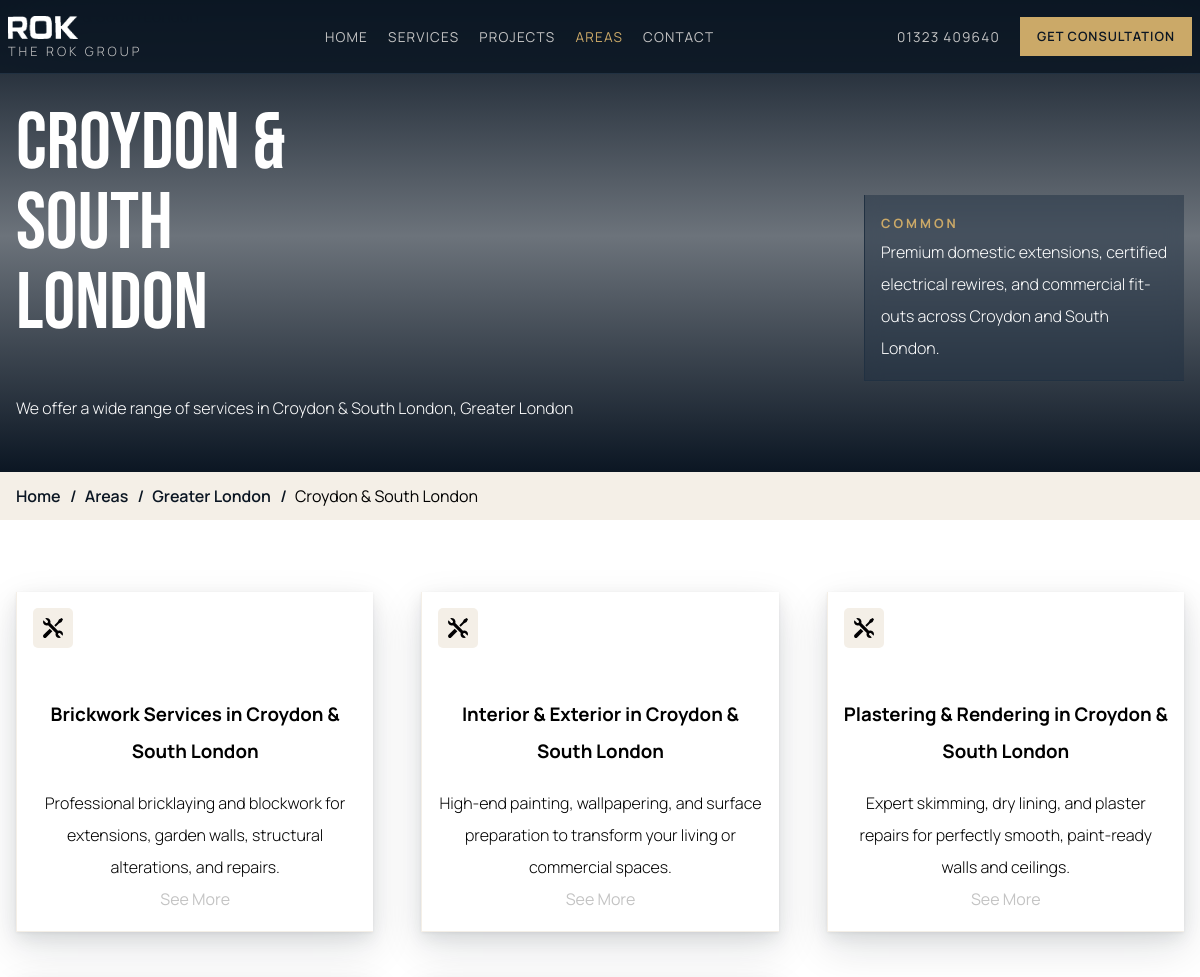
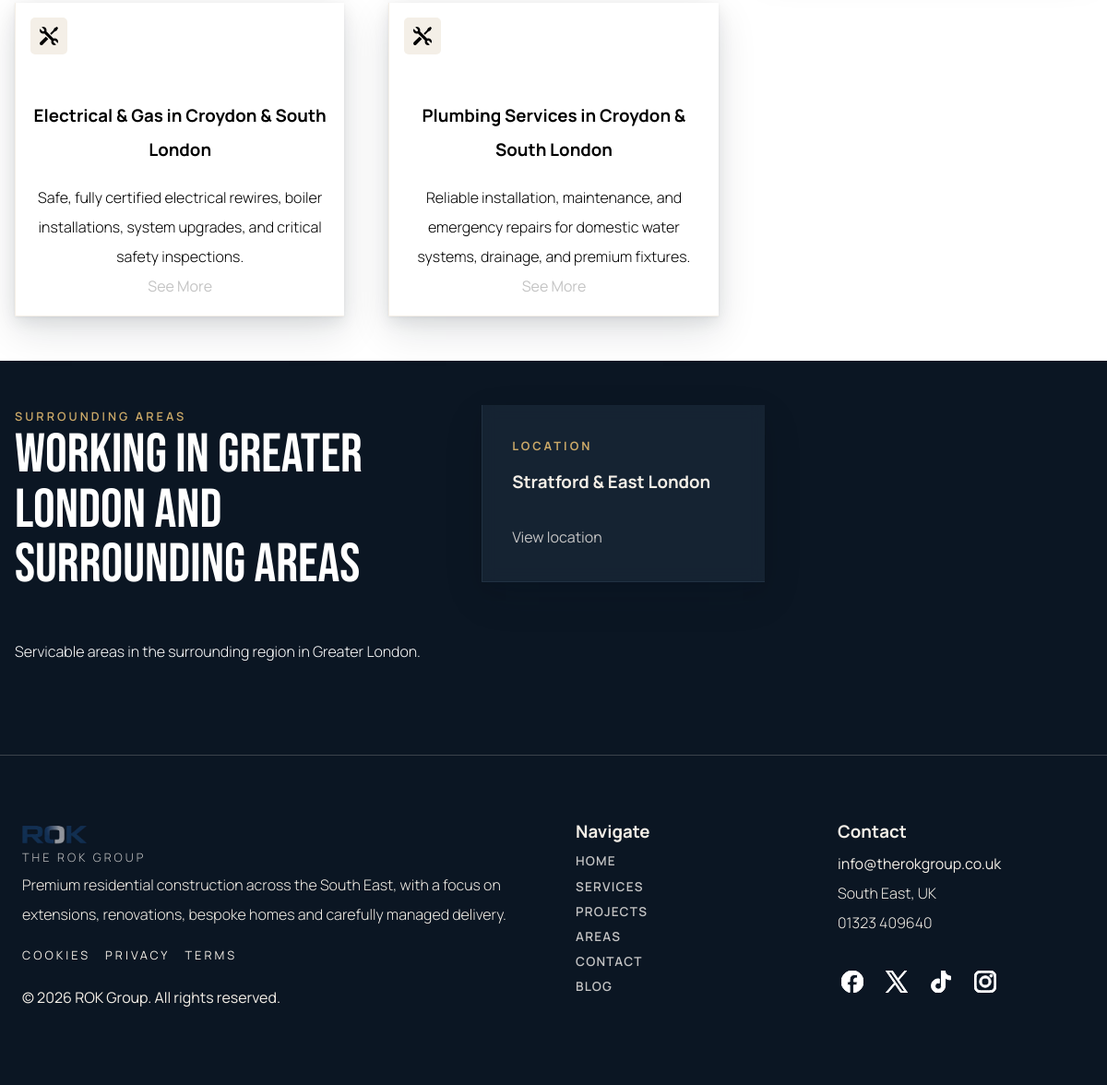
The app's page /locations/croydon-south-east with its own data (2 pictures, top to bottom).
### models/location.py (models this page shows, shortened)
class Location(db.Model):
    __tablename__ = "locations"
    id = db.Column(db.Integer, primary_key=True)
    area_id = db.Column(db.Integer, db.ForeignKey('areas.id'), nullable=False)
    area = db.relationship('Area', backref=db.backref('locations', lazy=True))
    title = db.Column(db.String(255), nullable=False)
    short_description = db.Column(db.String(512), nullable=True)
    long_description = db.Column(db.Text, nullable=True)
    slug = db.Column(db.String(255), nullable=True)
    @classmethod
    def get_by_slug(cls, slug):
        return cls.query.filter_by(slug=slug).first()

### models/area.py (models this page shows, shortened)
class Area(db.Model):
    __tablename__ = 'areas'
    id = db.Column(db.Integer, primary_key=True)
    title = db.Column(db.String(255), nullable=False)
    short_desc = db.Column(db.String(500), nullable=False)
    featured_media_id = db.Column(db.Integer,  db.ForeignKey('media.id'), nullable=True)
    featured_media = db.relationship('Media', backref=db.backref('featured_area_images', lazy=True))

### models/service.py (models this page shows, shortened)
class Service(db.Model):
    __tablename__ = 'services'
    id = db.Column(db.Integer, primary_key=True)
    title = db.Column(db.String(255), unique=True, nullable=False )
    short_desc = db.Column(db.String(500), nullable=False)
    desc = db.Column(db.Text, nullable=False)
    slug = db.Column(db.String(255), nullable=False)
    benefits_list_id = db.Column(db.Integer, db.ForeignKey('lisits.id'), nullable=True)
    benefits_list = db.relationship('List', backref=db.backref('service', uselist=False))
    @classmethod
    def get_all(cls):
        return cls.query.all()

### models/policy.py (models this page shows, shortened)
class Policy(db.Model):
    id = db.Column(db.Integer, primary_key=True, nullable=False)
    title = db.Column(db.String(255), nullable=False)
    nav_title = db.Column(db.String(255), nullable=True)
    slug = db.Column(db.String(255), unique=True, nullable=True)
    content = db.Column(db.Text, nullable=False)
    @classmethod
    def get_all(cls):
        return cls.query.all()

### models/social.py (models this page shows, shortened)
class Social(db.Model):
    __tablename__ = "socials"
    id = db.Column(db.Integer, primary_key=True, nullable=False)
    title = db.Column(db.String(255), nullable=False)
    page_uri = db.Column(db.String(255), nullable=False)
    handle = db.Column(db.String(100), nullable=False)
    icon = db.Column(db.Text, nullable=True)
    @classmethod
    def get_all(cls):
        return cls.query.all()

### app.py (the view)
@app.route("/locations/<string:slug>")
def location_detail(slug):
    location = Location.get_by_slug(slug)
    context = {
        'location' : location,
        'services' : Service.get_all(),
    }
    return render_template("pages/location-detail.html", **context)

### app.py (called while the page is built)
@app.context_processor
def get_footer():
    socials = Social.get_all()
    policies = Policy.get_all()
    return dict(current_year=datetime.datetime.now().year, socials=socials, policies=policies)

### templates/pages/location-detail.html
{% extends 'base.html' %}
   {% block hero %}
    <section class="hero short">
        <div class="slider dark">
            {% if location.featured_image %}
                <img alt="{{ location.title }}" title="{{ location.title }}" src="{{ location.featured_image }}"/>
            {% else %}
                <img alt="{{ location.title }}" title="{{ location.title }}" src="{% if location.area.featured_image %}{{ location.area.featured_image.get_absolute_url() }}{% else %}/static/img/slider/areas-placeholder.png{% endif %}"/>
            {% endif %}
        </div>
        <div class="hero__body content grid center-y g-3 full-height col-2 pt-4">
            <div>
                <h1 class="display white-text x-large-text">{{ location.title }}</h1>
                <p class="white-text my-6">We offer a wide range of services in {{ location.title }}, {{location.area.title}}</p>
            </div>
            <div>
                <div class="hero-children card-stack">
                    <div class="card clear p-3 ">
                        <h3 class="gold-text caps small-text spaced-text">Common </h3>
                        <p class="white-text">{{location.short_description}}</p>
                    </div>
                </div>
            </div>
        </div>
    </section>
       {% endblock hero %}
    {% block main %}
    <section class="light pt-4">
        <div class="grid content py-6 g-6 col-3 align-center">
            {% for service in services %}
                <div class="card white p-3 flex col justify-center shadow-4 text-center">
                    <div class="icon-block">
                        <img
                            src="/static/svg/tools.svg"
                            alt="triangle with all three sides equal"
                            height="30"
                            width="30" />
                    </div>
                    <h3 class="mt-6 mb-3">{{ service.title }} in {{ location.title|title }}</h3>
                    <p>{{service.short_desc}}</p>
                    <div>
                    <a class="cta secondary p-1" href="/services/{{ service.slug }}/{{location.slug}}">See More</a>
                    </div>
                </div>
            {% endfor %}
        </div>
    </section>
    <section class="dark">
        <div class="grid content col-2--right g-6 py-6">
            <div>
                <h3 class="small-text spaced-text gold-text semi-bold caps">Surrounding Areas</h3>
                <h2 class="display white-text large-text">Working in {{ location.area.title }} and Surrounding Areas</h2>
                <p class="white-text my-6">Servicable areas in the surrounding region in {{ location.area.title }}.</p>
            </div>
            <div>
                <div class="grid col-2 g-6">
                    {% for related in location.area.locations %}
                    {% if related.id != location.id %}
                        <div class="card clear p-5 shadow-4">
                            <h3 class="small-text spaced-text gold-text caps">Location</h3>
                            <h3 class="mt-2 mb-4">{{ related.title }}</h3>
                            <a class="cta secondary" href="/locations/{{ related.slug }}">View location</a>
                        </div>
                    {% endif %}
                    {% endfor %}
                </div>
            </div>
        </div>
    </section>
  {% endblock main %}

### templates/breadcrumbs.html
<div class="breadcrumbs">
    <div class="content flex row g-4 py-2 wrap center-y">
        <a href="/">Home</a>
       {% if page %}
            {% if page.tag == "Services" %}
                    <span>Services</span>
                {% elif page.tag == "Projects" %}
                    <span>Projects</span>
                {% elif page.tag == "Areas" %}
                    <span>Areas</span>
                {% elif page.tag == "Contact" %}
                    <span>Contact</span>
                {% elif page.tag == "Blog" %}
                    <span>Blog</span>
            {% endif %}
        {% elif project %}
            <a href="/projects">Projects</a>
            <span>{{ project.title|truncate(10) }}</span>
         {% elif area %}
            <a href="/areas">Areas</a>
            <span>{{ area.title }}</span>
        {% elif service and location %}
            <a href="/services">Services</a>
            <span>{{ service.title }} in {{ location.title }}</span>
         {% elif service %}
            <a href="/services">Services</a>
            <span>{{ service.title }}</span>
        {% elif article %}
            <a href="/blog">Blog</a>
            <span>{{ article.title|truncate(35) }}</span>
            {% elif location %}
            <a href="/areas">Areas</a>
             <a href="/areas/{{ location.area.slug }}">{{ location.area.title }}</a>
            <span>{{ location.title }}</span>
        {% elif policy %}
            <span>{{ policy.title }}</span>
        {% endif %}
    </div>
</div>

### templates/footer.html
<footer class="dark py-6 px-4">
    <div class="grid content py-3 col-2 g-6">
        <div class="flex col">
            <img class="nav-logo" src="/static/img/logo.png" alt="Logo">
            <p class="small-text spaced-text grey-text caps">The Rok Group</p>
            <p>Premium residential construction across the South East, with a focus on extensions, renovations, bespoke homes and carefully managed delivery.</p>
            <div class="flex row g-3 py-3 small-text spaced-text">
                {% for policy in policies %}
                <a href="/policy/{{policy.slug}}"> {{policy.nav_title}} </a>
                {% endfor %}
            </div>
            <span>&copy; {{ current_year }} ROK Group. All rights reserved.</span>
        </div>
        <div class="grid col-2 g-3">
            <div>
                <h3>Navigate</h3>
                <ul>
                    <li class="nav-link semi-bold"><a href="/">Home</a></li>
                    <li class="nav-link semi-bold"><a href="/services">Services</a></li>
                    <li class="nav-link semi-bold"><a href="/projects">Projects</a></li>
                    <li class="nav-link semi-bold"><a href="/areas">Areas</a></li>
                    <li class="nav-link semi-bold"><a href="/contact">Contact</a></li>
                    <li class="nav-link semi-bold"><a href="/blog">Blog</a></li>
                </ul>
            </div>
            <div>
                <h3>Contact</h3>
                <a href="mailto:info@therokgroup.co.uk">info@therokgroup.co.uk</a>
                <p>South East, UK</p>
                <p>01323 409640</p>
                <div class="flex row g-3 footer-socials">
                {% for link in socials %}
                <a href="{{ link.page_uri }}" target="_blank" rel="noreferrer noopener" style="fill:#ffffff; stroke:#ffffff;">
                    {{ link.icon|safe }}
                </a>
                {% endfor %}
            </div>
            </div>
        </div>
    </div>
</footer>

### static/css/style.css (style rules this page uses)
*, *::before, *::after { box-sizing:border-box; }
:root { --ff-sans: 'Manrope Variable', system-ui, sans-serif; --fs-base: 1rem; --ff-display: 'Bebas', sans-serif; --fw-extralight: 200; --fw-light: 300; --fw-normal: 400; --fw-medium: 500; --fw-semibold: 600; --fw-bold: 700; --fw-extrabold: 800; --color-ink: rgb(11, 22, 35); --color-ink-soft: #213142; --color-soft: rgb(244, 239, 231); --color-pale: rgb(252,252,252); --color-white: #ffffff; --color-grey: rgb(196, 196, 196); --color-stone: #ddd1bc; --color-gold: #cba968; --color-gold-deep: #9a7441; --color-border-soft: #0b16231c; --color-border-grey: rgba(170, 170, 170, .3); --color-success: rgb(96, 131, 91, .7); --color-error: rgb(178, 58, 58, .7); --blur-sm: 8px; --blur-md: 12px; --blur-lg: 16px; --blur-2xl: 40px; --space-1: 0.25rem; --space-2: 0.5rem; --space-3: 1rem; --space-4: 1.5rem; --space-5: 2rem; --space-6: 3rem; }
.mt-2 { margin-top: var(--space-2); }
.mt-6 { margin-top: var(--space-6); }
.mb-3 { margin-bottom: var(--space-3); }
.mb-4 { margin-bottom: var(--space-4); }
.my-6 { margin-block: var(--space-6); }
.p-1 { padding: var(--space-1); }
.p-3 { padding: var(--space-3); }
.p-5 { padding: var(--space-5); }
.pt-4 { padding-top: var(--space-4); }
.px-4 { padding-inline: var(--space-4); }
.py-2 { padding-block: var(--space-2); }
.py-3 { padding-block: var(--space-3); }
.py-6 { padding-block: var(--space-6); }
.g-3 { gap:var(--space-3); }
.g-4 { gap:var(--space-4); }
.g-6 { gap:var(--space-6); }
h1,h2,h3,h4,h5,h6,section, div, table, ul, li, p { margin:0; padding:0; }
p { font-weight: var(--fw-light); max-width:60ch; }
ul, ol { list-style: none; }
a:not([class]) { text-decoration-skip-ink: auto; }
img, picture, svg { max-width: 100%; display: block; }
body { min-height: 100vh; text-rendering: optimizeSpeed; line-height: 2; color: var(--clr-text); background-color: var(--clr-background); font-family: var(--ff-sans); font-weight: var(--fw-normal); -webkit-font-smoothing: antialiased; padding:0; margin:0; }
.nav-logo { padding-top:.5rem; max-width:70px; }
.display { text-transform: uppercase; line-height: 1; font-family: var(--ff-display); }
.white-text { color: var(--color-white); }
.grey-text { color: var(--color-grey); }
.gold-text { color: var(--color-gold); }
.x-large-text { font-size:5rem; max-width:10ch; }
.large-text { font-size: 3.7rem; max-width: 23ch; }
.small-text { font-size:.8rem; }
.spaced-text { letter-spacing: 3px; }
.caps { text-transform: uppercase; }
.semi-bold { font-weight: var(--fw-semibold); }
.text-center { text-align: center; }
.content { max-width:1250px; margin-inline: auto; position:relative; z-index:1; }
.card-stack { display:flex; flex-direction: column; gap:1rem; max-width:20rem; justify-self: flex-end; align-self:flex-end; }
section { padding-inline:1rem; }
section.dark, footer.dark { background-color: var(--color-ink); color: var(--color-soft); }
.grid.col-3 { grid-template-columns: repeat(3, 1fr); }
.grid.col-2 { grid-template-columns: repeat(2, 1fr); }
.grid.col-2--right { grid-template-columns: .45fr .65fr; }
.shadow-4 { box-shadow: 0 1px 3px rgba(11, 22, 35, 0.06), 0 6px 16px rgba(11, 22, 35, 0.08), 0 16px 40px rgba(11, 22, 35, 0.12); }

### records on screen
Location: title "CROYDON & SOUTH LONDON", title "Croydon & South London", short_description "Premium domestic extensions, certified electrical rewires, and commercial fit-outs across Croydon and South London."
Area: area "Greater London", area "GREATER LONDON"
Service: title "Brickwork Services", short_desc "Professional bricklaying and blockwork for extensions, garden walls, structural alterations, and repairs."
Service: title "Interior & Exterior", short_desc "High-end painting, wallpapering, and surface preparation to transform your living or commercial spaces."
Service: title "Plastering & Rendering", short_desc "Expert skimming, dry lining, and plaster repairs for perfectly smooth, paint-ready walls and ceilings."
Service: title "Electrical & Gas", short_desc "Safe, fully certified electrical rewires, boiler installations, system upgrades, and critical safety inspections."
Service: title "Plumbing Services", short_desc "Reliable installation, maintenance, and emergency repairs for domestic water systems, drainage, and premium fixtures."
Location: title "Stratford & East London"
Policy: nav_title "COOKIES"
Policy: nav_title "PRIVACY"
Policy: nav_title "TERMS"
